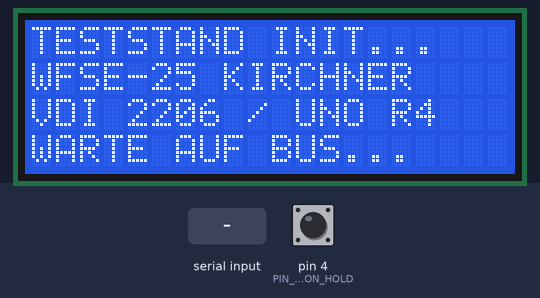
This sketch was run on a simulated Arduino Mega 2560, built with avr-gcc and run on an emulated ATmega2560. Shown: 20×4 character LCD. Inputs (shaded band) come from the test bench; at power-on: pin 4 (PIN_BUTTON_HOLD) HIGH.

Above: at 0.2 s.
At 2.9 s:
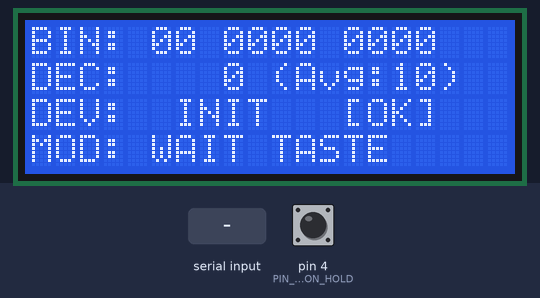
3.0 s: "VAL:90\n" received over Serial
At 5.7 s:
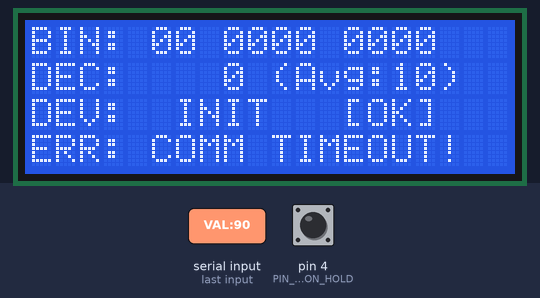
Timing chart, 0 to 7.2 s (numbered marks = the images above; inputs shaded):
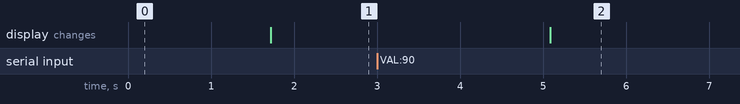

Measured:
- after the input at 3.0 s, the display: changes after 2.1 s (image 2)

The sketch:

Empfaenger.ino
```cpp
/**
 * @file Empfaenger.ino
 * @brief Empfänger-Knoten: UART-Bus-Empfang, Watchdog-Timeout, Hold-Logik, 70%-Plausibilität & I2C-LCD (20x4)
 * @details Werner-von-Siemens-Schule Hildesheim - 2x Arduino Mikrocontroller-Teststand
 *          Kompatibel mit Arduino UNO R4 (Minima/WiFi) & Arduino UNO R3
 */

#include <Wire.h>
#include <LiquidCrystal_I2C.h>
#include "TeststandConfig.h"

// Hardware-UART Zuweisung je nach Board
#if defined(ARDUINO_UNOR4_MINIMA) || defined(ARDUINO_UNOR4_WIFI)
  #define BUS_SERIAL    Serial1  // Hardware-UART an Pin 0 (RX) & Pin 1 (TX)
  #define DEBUG_SERIAL  Serial   // USB-Schnittstelle zum PC
#else
  #define BUS_SERIAL    Serial   // UNO R3 Standard-Serial
  #define DEBUG_SERIAL  Serial
#endif

// I2C-LC-Display (20 Zeichen x 4 Zeilen)
LiquidCrystal_I2C lcd(LCD_I2C_ADDR, LCD_COLS, LCD_ROWS);

// Messwert-Variablen
uint16_t latestBusVal = 0;       // Zuletzt über Bus empfangener Live-Wert
uint16_t latestRawVal = 0;       // Zuletzt über Bus empfangener Rohwert
uint16_t displayedVal = 0;       // Eingefrorener Anzeigewert (Hold)
uint16_t previousVal  = 0;       // Referenzwert vor dem letzten Tastendruck
float deviationPercent = 0.0f;

// Statusflags
bool hasReceivedData = false;
bool isFirstPress    = true;
bool isAlarmActive   = false;
bool isTimeoutActive = false;
bool wasTimeout      = false;

// Zeitüberwachung (Watchdog & Entprellung)
unsigned long lastDataTime = 0;
unsigned long lastDebounceTime = 0;
int lastButtonState = HIGH;

// Serieller Empfangspuffer
char rxBuffer[48];
uint8_t rxIndex = 0;

void format10BitBin(uint16_t val, char* outBuf) {
  // Format: "BIN: bb bbbb bbbb" (10-Bit mit 4er-Nibbles)
  outBuf[0] = (val & (1 << 9)) ? '1' : '0';
  outBuf[1] = (val & (1 << 8)) ? '1' : '0';
  outBuf[2] = ' ';
  outBuf[3] = (val & (1 << 7)) ? '1' : '0';
  outBuf[4] = (val & (1 << 6)) ? '1' : '0';
  outBuf[5] = (val & (1 << 5)) ? '1' : '0';
  outBuf[6] = (val & (1 << 4)) ? '1' : '0';
  outBuf[7] = ' ';
  outBuf[8] = (val & (1 << 3)) ? '1' : '0';
  outBuf[9] = (val & (1 << 2)) ? '1' : '0';
  outBuf[10] = (val & (1 << 1)) ? '1' : '0';
  outBuf[11] = (val & (1 << 0)) ? '1' : '0';
  outBuf[12] = '\0';
}

void renderDisplay() {
  char binStr[16];
  format10BitBin(displayedVal, binStr);

  // Zeile 1: 10-Bit Binärwert (A-07)
  lcd.setCursor(0, 0);
  lcd.print(F("BIN: "));
  lcd.print(binStr);
  lcd.print(F("   "));

  // Zeile 2: Dezimalwert & Filterinfo
  lcd.setCursor(0, 1);
  lcd.print(F("DEC: "));
  if (displayedVal < 1000) lcd.print(F(" "));
  if (displayedVal < 100)  lcd.print(F(" "));
  if (displayedVal < 10)   lcd.print(F(" "));
  lcd.print(displayedVal);
  lcd.print(F(" (Avg:10)  "));

  // Zeile 3: Abweichung & Plausibilitätsstatus (A-11, A-12)
  lcd.setCursor(0, 2);
  if (isFirstPress) {
    lcd.print(F("DEV:  INIT   [OK]   "));
  } else {
    lcd.print(F("DEV: "));
    if (deviationPercent >= 0.0f) lcd.print(F("+"));
    lcd.print(deviationPercent, 1);
    lcd.print(F("% "));
    if (isAlarmActive) {
      lcd.print(F("[ALARM!]"));
    } else {
      lcd.print(F("[OK]    "));
    }
  }

  // Zeile 4: Modus / Timeout-Meldung (A-05, A-08, A-10)
  lcd.setCursor(0, 3);
  if (isTimeoutActive) {
    lcd.print(F("ERR: COMM TIMEOUT!  "));
  } else if (isFirstPress) {
    lcd.print(F("MOD: WAIT TASTE     "));
  } else {
    lcd.print(F("MOD: HOLD [TASTE]   "));
  }
}

void processIncomingLine(const char* line) {
  // Erkennt Format: <VAL:0400;RAW:0400> oder VAL:0400
  uint16_t v = 0;
  uint16_t r = 0;

  if (sscanf(line, "<VAL:%hu;RAW:%hu>", &v, &r) >= 1) {
    latestBusVal = v;
    latestRawVal = r;
    lastDataTime = millis();
    hasReceivedData = true;
  } else if (sscanf(line, "VAL:%hu", &v) == 1) {
    latestBusVal = v;
    latestRawVal = v;
    lastDataTime = millis();
    hasReceivedData = true;
  }
}

void setup() {
  BUS_SERIAL.begin(UART_BAUDRATE);
  pinMode(PIN_BUTTON_HOLD, INPUT_PULLUP);

  #if defined(ARDUINO_UNOR4_MINIMA) || defined(ARDUINO_UNOR4_WIFI)
    DEBUG_SERIAL.begin(115200);
    DEBUG_SERIAL.println(F("[EMPFAENGER] Arduino UNO R4 HMI initialisiert."));
  #endif

  // LCD initialisieren
  lcd.init();
  lcd.backlight();
  lcd.setCursor(0, 0);
  lcd.print(F("TESTSTAND INIT...   "));
  lcd.setCursor(0, 1);
  lcd.print(F("WFSE-25 KIRCHNER    "));
  lcd.setCursor(0, 2);
  lcd.print(F("VDI 2206 / UNO R4   "));
  lcd.setCursor(0, 3);
  lcd.print(F("WARTE AUF BUS...    "));
  delay(1500);
  lcd.clear();

  renderDisplay();
}

void loop() {
  unsigned long currentMillis = millis();

  // 1. Nicht-blockierender serieller Empfang (UART)
  while (BUS_SERIAL.available() > 0) {
    char c = (char)BUS_SERIAL.read();
    if (c == '\n' || c == '\r') {
      if (rxIndex > 0) {
        rxBuffer[rxIndex] = '\0';
        processIncomingLine(rxBuffer);
        rxIndex = 0;
      }
    } else {
      if (rxIndex < sizeof(rxBuffer) - 1) {
        rxBuffer[rxIndex++] = c;
      }
    }
  }

  // 2. Watchdog: Timeout-Prüfung (> 2.0 s nach A-05)
  if (hasReceivedData && (currentMillis - lastDataTime > BUS_TIMEOUT_MS)) {
    if (!isTimeoutActive) {
      isTimeoutActive = true;
      renderDisplay(); // Sofortige Aktualisierung bei Ausfall
    }
  } else {
    if (isTimeoutActive) {
      isTimeoutActive = false;
      renderDisplay(); // Sofortige Wiederherstellung bei Signalrückkehr
    }
  }

  // 3. Hold-Bedientaster mit Entprellung (A-08, A-09: >= 50ms)
  int reading = digitalRead(PIN_BUTTON_HOLD);
  if (reading != lastButtonState) {
    lastDebounceTime = currentMillis;
  }

  if ((currentMillis - lastDebounceTime) >= DEBOUNCE_TIME_MS) {
    // Tastendruck (Fallende Flanke bei INPUT_PULLUP)
    if (reading == LOW && lastButtonState == HIGH) {
      if (hasReceivedData) {
        if (isFirstPress) {
          displayedVal = latestBusVal;
          previousVal = latestBusVal;
          deviationPercent = 0.0f;
          isAlarmActive = false;
          isFirstPress = false;
        } else {
          previousVal = displayedVal;
          displayedVal = latestBusVal;

          float diff = (float)displayedVal - (float)previousVal;

          // Plausibilitäts- & 70%-Sprungberechnung (A-11, A-12)
          if (previousVal >= 10) {
            deviationPercent = (diff / (float)previousVal) * 100.0f;
            isAlarmActive = (abs(deviationPercent) >= ALARM_DEV_THRESHOLD_PCT);
          } else {
            // Nullpunktsschutz gegen Division durch 0 (Schwellenwert >= 50 Digits)
            deviationPercent = (diff / 10.0f) * 100.0f;
            isAlarmActive = (abs(diff) >= ALARM_MIN_ABS_DIFF);
          }
        }

        renderDisplay();

        #if defined(ARDUINO_UNOR4_MINIMA) || defined(ARDUINO_UNOR4_WIFI)
          DEBUG_SERIAL.print(F("[HOLD] Neuer Wert: "));
          DEBUG_SERIAL.print(displayedVal);
          DEBUG_SERIAL.print(F(" | Dev: "));
          DEBUG_SERIAL.print(deviationPercent);
          DEBUG_SERIAL.print(F("% | Alarm: "));
          DEBUG_SERIAL.println(isAlarmActive ? F("JA") : F("NEIN"));
        #endif
      }
    }
  }
  lastButtonState = reading;
}
```

TeststandConfig.h
```cpp
#ifndef TESTSTAND_CONFIG_H
#define TESTSTAND_CONFIG_H

/**
 * @file TeststandConfig.h
 * @brief Zentrale Konfigurationsparameter fuer den 2-Arduino-Teststand (Arduino UNO R4)
 * @details Werner-von-Siemens-Schule Hildesheim - Fachschule Technik
 *          Mikrocontroller-Teststand (Lastenheft VDI 2206 / VDI 2221)
 */

#include <Arduino.h>

// =============================================================================
// 1. HARDWARE-PINBELEGUNG (Arduino UNO R4 Minima / WiFi)
// =============================================================================

// Sender-Arduino (Datenerfassung)
#define PIN_ANALOG_IN           A0      ///< Primaerer Analogeingang (Poti / 0..5V)
// Auf dem UNO R4 wird fuer den Inter-Arduino-Bus die Hardware-Schnittstelle Serial1 (Pin 0/1) genutzt
#define BUS_SERIAL_PORT         Serial1 ///< Hardware-UART fuer Arduino-zu-Arduino Kommunikation
#define DEBUG_SERIAL_PORT       Serial  ///< USB-Schnittstelle fuer PC-Monitor & Plotter

// Empfaenger-Arduino (Auswertung & HMI)
#define PIN_BUTTON_HOLD         4       ///< Taster fuer Hold-Aktualisierung (Active LOW, INPUT_PULLUP)
#define PIN_I2C_SDA             A4      ///< I2C Datenleitung zum LCD (alternativ dedizierter SDA-Pin)
#define PIN_I2C_SCL             A5      ///< I2C Taktleitung zum LCD (alternativ dedizierter SCL-Pin)

// =============================================================================
// 2. MODULARE PARAMETER (Anpassbar je nach Sensor / Testaufbau)
// =============================================================================

// Signalfilterung & Erfassung (Sender)
#define FILTER_WINDOW_SIZE      10      ///< Samples fuer Gleitenden Mittelwert (1..50)
#define SAMPLE_INTERVAL_MS      50      ///< Abtastzyklus ADC in ms (20 Hz)

// Bus-Kommunikation (UART via Serial1)
#define UART_BAUDRATE           9600    ///< Serielle Baudrate (9600, 19200, 115200)
#define BUS_TX_INTERVAL_MS      100     ///< Sendeintervall in ms (>= 10 Hz)
#define BUS_TIMEOUT_MS          2000    ///< Timeout fuer Verbindungsverlust in ms (> 2.0 s)

// Logik & Plausibilitaets-Grenzwerte (Empfaenger)
#define ALARM_DEV_THRESHOLD_PCT 70.0f   ///< Relative Sprung-Alarmschwelle in Prozent
#define ALARM_MIN_ABS_DIFF      50      ///< Mindest-Absolutdifferenz bei Werten nahe 0V (Digits)
#define DEBOUNCE_TIME_MS        50      ///< Software-Entprellzeit Taster in ms

// HMI / LC-Display (Empfaenger)
#define LCD_I2C_ADDR            0x27    ///< I2C-Adresse PCF8574 (0x27 oder 0x3F)
#define LCD_COLS                20      ///< Anzahl Spalten
#define LCD_ROWS                4       ///< Anzahl Zeilen

#endif // TESTSTAND_CONFIG_H
```
